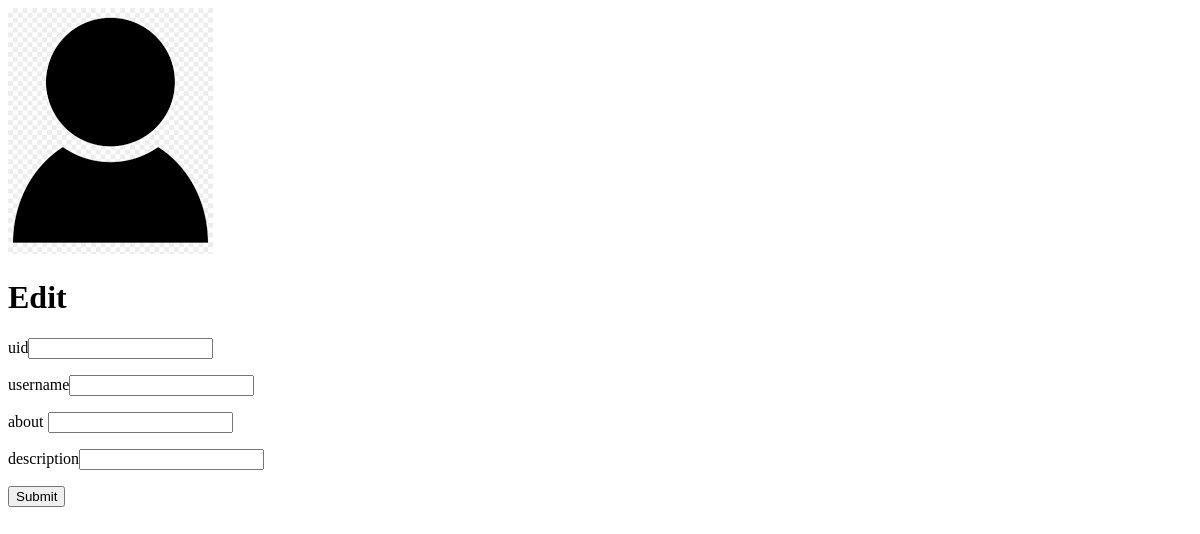
/blog/59/update, run on an earlier commit of the app's database.
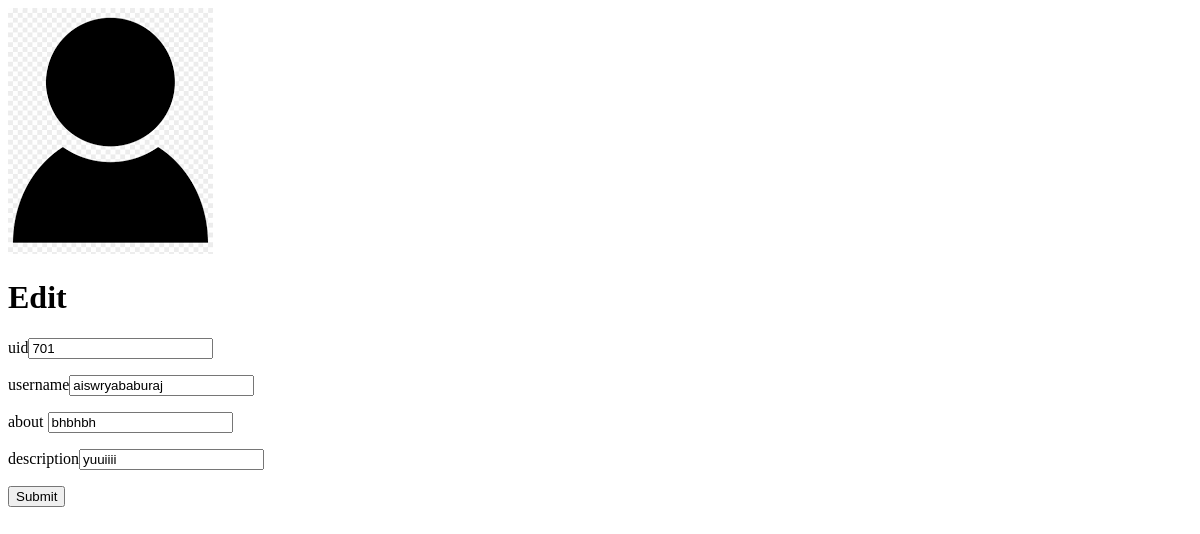
And on a later commit of the database.
### render.py (models this page shows)
class Blog(db.Model):
	bid = db.Column(db.Integer, primary_key=True)
	uid = db.Column(db.Integer,db.ForeignKey('register'))
	username = db.Column(db.String(120),unique=False, nullable=False)
	datecreated=db.Column(db.DateTime, nullable=False)
	about= db.Column(db.String(120), unique=True, nullable=False)
	description= db.Column(db.String(120), unique=True, nullable=False)

### render.py (the view, shortened to what this page needs)
@app.route('/blog/<int:bid>/update',methods=["GET","POST"])
def update(bid):
	form = BForm(request.form)
	emp=Blog.query.filter_by(bid=bid).first()
	return render_template('update.html', emp = emp)

### render.py
class BForm(FlaskForm):
	bid = IntegerField('uid',validators=[DataRequired()])
	uid = IntegerField('bid',validators=[DataRequired()])
	username = StringField('Username', [validators.Length(min=4, max=25)])
	about = StringField('about', [validators.Length(min=4, max=25)])
	description = StringField('description', [validators.Length(min=4, max=25)])

### templates/update.html
<!DOCTYPE html>
<html lang = "en">
   <head></head>
   <body>
      <div class="loginbox">
      <img src="static/img/avatar.png" class="avatar">
      <h1>Edit</h1>
      <form action="update" method="post">
         <p>uid<input type = "integer" name = "uid" value="{{emp.uid}}"/></p>
         <p>username<input type = "text" name = "username" value="{{emp.username}}"/></p>
         <p>about <input type = "text" name = "about" value="{{emp.about}}"/></p>
         <p>description<input type = "text" name = "description" value="{{emp.description}}"/></p>
        <p><input type = "submit" value = "Submit" /></p>
      </form>
</div>
</body>
</html>

What changed in the data, as far as the page shows it:
added Blog: uid "701", username "aiswryababuraj", about "bhbhbh", description "yuuiiii"
